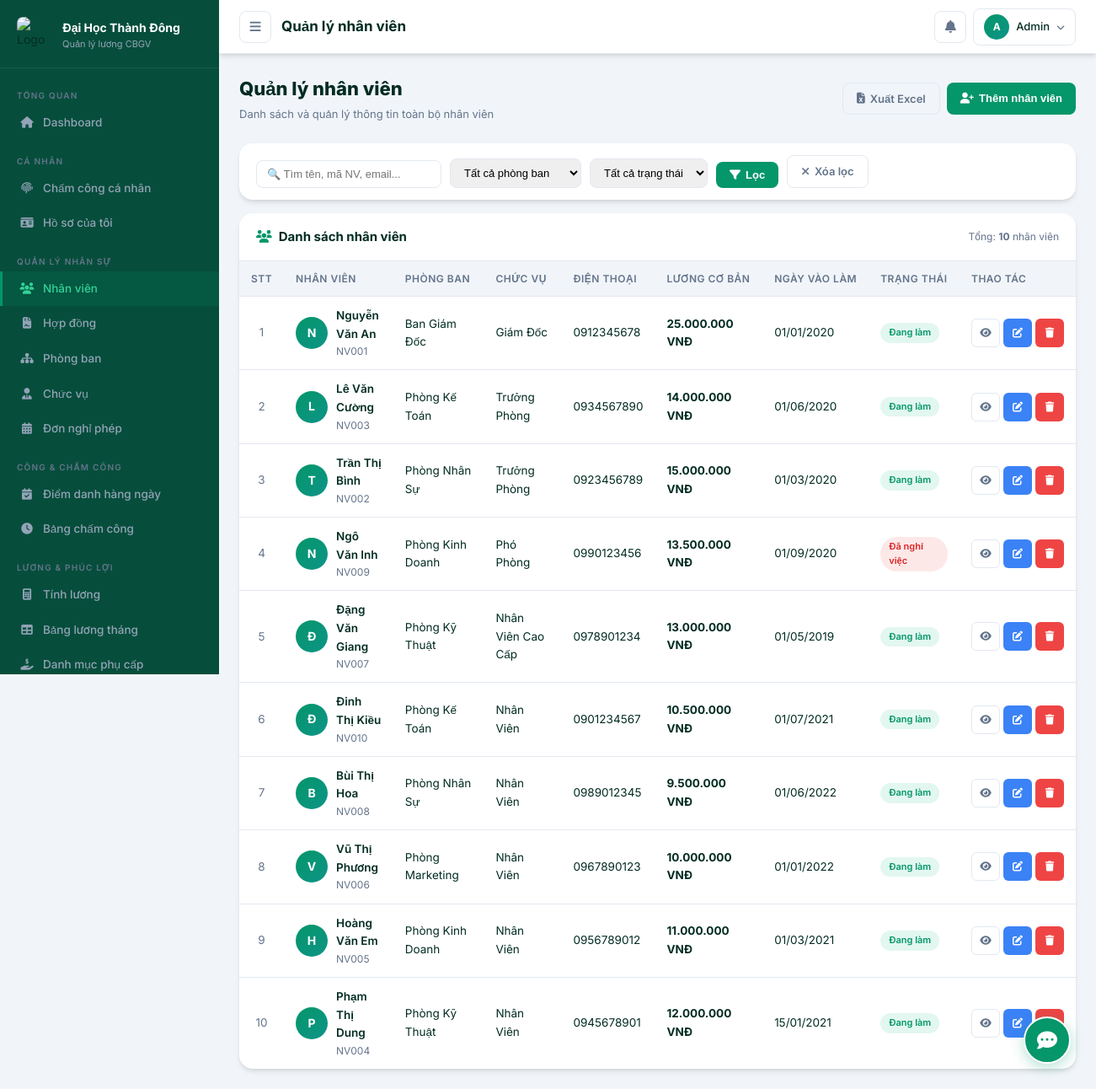
Screenshot of /admin/pages/employees.php (signed in) with the database file from the repository.
### tables this page shows
CREATE TABLE IF NOT EXISTS nhan_vien (
    id INT AUTO_INCREMENT PRIMARY KEY,
    ma_nv VARCHAR(20) NOT NULL UNIQUE,
    ho_ten VARCHAR(100) NOT NULL,
    ngay_sinh DATE,
    gioi_tinh ENUM('Nam','Nữ','Khác') DEFAULT 'Nam',
    cccd VARCHAR(20),
    so_dien_thoai VARCHAR(15),
    email VARCHAR(100),
    dia_chi TEXT,
    id_phong_ban INT,
    id_chuc_vu INT,
    luong_co_ban DECIMAL(15,2) DEFAULT 0,
    ngay_vao_lam DATE,
    trang_thai ENUM('Đang làm','Nghỉ việc','Tạm nghỉ') DEFAULT 'Đang làm',
    hinh_anh VARCHAR(255) DEFAULT NULL,
    ngay_tao TIMESTAMP DEFAULT CURRENT_TIMESTAMP,
    FOREIGN KEY (id_phong_ban) REFERENCES phong_ban(id) ON DELETE SET NULL,
    FOREIGN KEY (id_chuc_vu) REFERENCES chuc_vu(id) ON DELETE SET NULL
);

CREATE TABLE IF NOT EXISTS phong_ban (
    id INT AUTO_INCREMENT PRIMARY KEY,
    ma_pb VARCHAR(20) NOT NULL UNIQUE,
    ten_pb VARCHAR(100) NOT NULL,
    mo_ta TEXT,
    truong_phong INT DEFAULT NULL,
    trang_thai TINYINT(1) DEFAULT 1,
    ngay_tao TIMESTAMP DEFAULT CURRENT_TIMESTAMP
);

CREATE TABLE IF NOT EXISTS chuc_vu (
    id INT AUTO_INCREMENT PRIMARY KEY,
    ma_cv VARCHAR(20) NOT NULL UNIQUE,
    ten_cv VARCHAR(100) NOT NULL,
    mo_ta TEXT,
    he_so_luong DECIMAL(5,2) DEFAULT 1.00,
    trang_thai TINYINT(1) DEFAULT 1,
    ngay_tao TIMESTAMP DEFAULT CURRENT_TIMESTAMP
);

### admin/pages/employees.php (the view, shortened to what this page needs)
<?php
require_once __DIR__ . '/../../includes/functions.php';
$db = getDB();
$search = sanitize($_GET['search'] ?? '');
$pb_filter = (int)($_GET['pb'] ?? 0);
$tt_filter = sanitize($_GET['tt'] ?? '');
$page_num = max(1, (int)($_GET['page'] ?? 1));
$per_page = 10;
$where = []; $params = [];
$whereStr = $where ? 'WHERE ' . implode(' AND ', $where) : '';
$countSql = "SELECT COUNT(*) FROM nhan_vien nv $whereStr";
$stmt = $db->prepare($countSql); $stmt->execute($params);
$total = $stmt->fetchColumn();
$pg = paginate($total, $per_page, $page_num);
$sql = "SELECT nv.*, pb.ten_pb, cv.ten_cv FROM nhan_vien nv LEFT JOIN phong_ban pb ON nv.id_phong_ban=pb.id LEFT JOIN chuc_vu cv ON nv.id_chuc_vu=cv.id $whereStr ORDER BY cv.id ASC, nv.id DESC LIMIT {$pg['per_page']} OFFSET {$pg['offset']}";
$stmt = $db->prepare($sql); $stmt->execute($params);
$list = $stmt->fetchAll();
?>
<!DOCTYPE html>
<html lang="vi">
<head>
<link rel="stylesheet" href="../../assets/css/style.css">
<link rel="stylesheet" href="https://cdnjs.cloudflare.com/ajax/libs/font-awesome/6.5.0/css/all.min.css">
</head>
<body>
<div class="layout">
  <?php include '../includes/sidebar.php'; ?>
  <div class="main-content">
    <?php include '../includes/header.php'; ?>
    <div class="page-content">
      <div class="page-header">
        <div>
          <h1>Quản lý nhân viên</h1>
          <p>Danh sách và quản lý thông tin toàn bộ nhân viên</p>
        </div>
        <div class="page-actions">
          <a href="employee-export.php?search=<?= urlencode($search) ?>&pb=<?= $pb_filter ?>&tt=<?= urlencode($tt_filter) ?>" class="btn btn-outline">
            <i class="fas fa-file-excel"></i> Xuất Excel
          </a>
          <button class="btn btn-primary" onclick="openModal('modalNV')">
            <i class="fas fa-user-plus"></i> Thêm nhân viên
          </button>
        </div>
      </div>
      <div class="card" style="margin-bottom:16px;">
        <div class="card-body" style="padding:14px 20px;">
          <form method="GET" style="display:flex;gap:10px;flex-wrap:wrap;align-items:flex-end;">
            <input type="text" name="search" class="filter-input search-input" placeholder="🔍 Tìm tên, mã NV, email..." value="<?= clean($search) ?>">
            <select name="pb" class="filter-input">
              <option value="">Tất cả phòng ban</option>
            </select>
            <select name="tt" class="filter-input">
              <option value="">Tất cả trạng thái</option>
            </select>
            <button type="submit" class="btn btn-primary"><i class="fas fa-filter"></i> Lọc</button>
            <a href="employees.php" class="btn btn-outline"><i class="fas fa-times"></i> Xóa lọc</a>
          </form>
        </div>
      </div>
      <div class="card">
        <div class="card-header">
          <span class="card-title"><i class="fas fa-users"></i> Danh sách nhân viên</span>
          <span style="font-size:12px;color:var(--gray);">Tổng: <b><?= $total ?></b> nhân viên</span>
        </div>
        <div class="table-responsive">
          <table class="table">
            <thead>
              <tr>
                <th width="50">STT</th>
                <th>Nhân viên</th>
                <th>Phòng ban</th>
                <th>Chức vụ</th>
                <th>Điện thoại</th>
                <th>Lương cơ bản</th>
                <th>Ngày vào làm</th>
                <th>Trạng thái</th>
                <th>Thao tác</th>
              </tr>
            </thead>
            <tbody>
              <?php if (empty($list)): ?>
              <tr><td colspan="9">
                <div class="empty-state"><i class="fas fa-users"></i><h3>Không tìm thấy nhân viên</h3></div>
              </td></tr>
              <?php else: $stt = $pg['offset'] + 1; foreach ($list as $nv): ?>
              <tr>
                <td style="text-align:center;color:var(--gray);"><?= $stt++ ?></td>
                <td>
                  <div class="nv-info">
                    <div class="avatar"><?= mb_substr($nv['ho_ten'], 0, 1) ?></div>
                    <div><h4><?= clean($nv['ho_ten']) ?></h4><p><?= clean($nv['ma_nv']) ?></p></div>
                  </div>
                </td>
                <td><?= clean($nv['ten_pb'] ?? '—') ?></td>
                <td><?= clean($nv['ten_cv'] ?? '—') ?></td>
                <td><?= clean($nv['so_dien_thoai'] ?? '—') ?></td>
                <td><b><?= formatMoney($nv['luong_co_ban']) ?></b></td>
                <td><?= formatDate($nv['ngay_vao_lam']) ?></td>
                <td><?= badgeTrangThaiNV($nv['trang_thai']) ?></td>
                <td>
                  <div style="display:flex;gap:4px;">
                    <a href="employee-detail.php?id=<?= $nv['id'] ?>" class="btn btn-sm btn-outline btn-icon" data-tooltip="Xem chi tiết"><i class="fas fa-eye"></i></a>
                    <button class="btn btn-sm btn-info btn-icon" data-tooltip="Sửa" onclick='openEditNV(<?= json_encode($nv, JSON_UNESCAPED_UNICODE) ?>)'><i class="fas fa-edit"></i></button>
                    <button class="btn btn-sm btn-danger btn-icon" data-tooltip="Xóa" onclick="confirmDelete(<?= $nv['id'] ?>, '<?= addslashes($nv['ho_ten']) ?>')"><i class="fas fa-trash"></i></button>
                  </div>
                </td>
              </tr>
              <?php endforeach; endif; ?>
            </tbody>
          </table>
        </div>
      </div>
    </div>
  </div>
</div>
</body>
</html>

### includes/functions.php (shortened to what this page needs)
<?php
function sanitize($data) {
    return htmlspecialchars(strip_tags(trim($data)), ENT_QUOTES, 'UTF-8');
}
function clean($data) {
    return htmlspecialchars($data ?? '', ENT_QUOTES, 'UTF-8');
}
function formatDate($date) {
    return date('d/m/Y', strtotime($date));
}
function formatMoney($amount) {
    return number_format((float)($amount ?? 0), 0, ',', '.') . ' VNĐ';
}
function badgeTrangThaiNV($status) {
    if ($status === 'Đang làm') {
        return '<span class="badge badge-success">Đang làm</span>';
    }
    return '<span class="badge badge-danger">Đã nghỉ việc</span>';
}
function paginate($total, $per_page, $page_num) {
    $total_pages = ceil($total / $per_page);
    $page_num = max(1, min($page_num, max(1, $total_pages)));
    $offset = ($page_num - 1) * $per_page;
    return [
        'per_page' => $per_page,
        'offset' => $offset,
        'total_pages' => $total_pages,
        'page' => $page_num
    ];
}

### assets/css/style.css (style rules this page uses)
:root { --primary: #059669; --primary-dark: #047857; --primary-light: #34d399; --secondary: #0d9488; --success: #10b981; --warning: #f59e0b; --danger: #ef4444; --info: #3b82f6; --dark: #022c22; --dark2: #064e3b; --dark3: #065f46; --gray: #64748b; --gray-light: #94a3b8; --border: #e2e8f0; --bg: #f1f5f9; --white: #ffffff; --sidebar-w: 260px; --header-h: 64px; --radius: 16px; --radius-sm: 10px; --shadow: 0 4px 6px -1px rgba(0, 0, 0, 0.1), 0 2px 4px -1px rgba(0, 0, 0, 0.06); --shadow-md: 0 10px 15px -3px rgba(0, 0, 0, 0.1), 0 4px 6px -2px rgba(0, 0, 0, 0.05); --shadow-lg: 0 20px 25px -5px rgba(0, 0, 0, 0.1), 0 10px 10px -5px rgba(0, 0, 0, 0.04); --transition: all .3s cubic-bezier(0.4, 0, 0.2, 1); }
*, *::before, *::after { box-sizing: border-box; margin: 0; padding: 0; }
html { scroll-behavior: smooth; }
body { font-family: 'Inter', sans-serif; background: var(--bg); color: var(--dark); font-size: 14px; line-height: 1.6; min-height: 100vh; }
a { text-decoration: none; color: inherit; }
.layout { display: flex; min-height: 100vh; }
.main-content { margin-left: var(--sidebar-w); flex: 1; display: flex; flex-direction: column; min-height: 100vh; transition: var(--transition); }
.page-content { padding: 24px; flex: 1; }
.page-header { display: flex; align-items: center; justify-content: space-between; margin-bottom: 24px; }
.page-header h1 { font-size: 22px; font-weight: 800; color: var(--dark); }
.page-header p { font-size: 13px; color: var(--gray); margin-top: 2px; }
.page-actions { display: flex; gap: 8px; }
.card { background: var(--white); border-radius: var(--radius); box-shadow: var(--shadow); overflow: hidden; }
.card-header { padding: 16px 20px; border-bottom: 1px solid var(--border); display: flex; align-items: center; justify-content: space-between; }
.card-title { font-size: 15px; font-weight: 700; color: var(--dark); display: flex; align-items: center; gap: 8px; }
.card-title i { color: var(--primary); }
.card-body { padding: 20px; }
.table-responsive { overflow-x: auto; }
.table { width: 100%; border-collapse: collapse; font-size: 13.5px; }
.table th { background: var(--bg); padding: 11px 14px; font-weight: 600; text-align: left; color: var(--gray); font-size: 12px; text-transform: uppercase; letter-spacing: .5px; border-bottom: 1px solid var(--border); white-space: nowrap; }
.table td { padding: 12px 14px; border-bottom: 1px solid var(--border); color: var(--dark); vertical-align: middle; }
.table tr:last-child td { border-bottom: none; }
.badge { display: inline-flex; align-items: center; gap: 4px; padding: 3px 10px; border-radius: 20px; font-size: 11px; font-weight: 600; }
.badge-success { background: rgba(16,185,129,.12); color: #059669; }
.badge-danger { background: rgba(239,68,68,.12); color: #dc2626; }
.btn { display: inline-flex; align-items: center; gap: 6px; padding: 8px 16px; border-radius: 8px; font-size: 13px; font-weight: 600; cursor: pointer; border: none; transition: var(--transition); outline: none; white-space: nowrap; }
.btn-primary { background: var(--primary); color: #fff; }
.btn-danger { background: var(--danger); color: #fff; }
.btn-info { background: var(--info); color: #fff; }
.btn-outline { background: transparent; color: var(--gray); border: 1px solid var(--border); }
.btn-sm { padding: 5px 10px; font-size: 12px; border-radius: 6px; }
.btn-icon { padding: 7px; width: 34px; height: 34px; justify-content: center; }
.filter-input { padding: 8px 12px; border: 1.5px solid var(--border); border-radius: 8px; font-size: 13px; outline: none; transition: var(--transition); }
.filter-input.search-input { min-width: 220px; }
.avatar { width: 38px; height: 38px; border-radius: 50%; background: linear-gradient(135deg, var(--primary), var(--secondary)); display: flex; align-items: center; justify-content: center; color: #fff; font-weight: 700; font-size: 14px; flex-shrink: 0; }
.nv-info { display: flex; align-items: center; gap: 10px; }
.nv-info h4 { font-size: 13.5px; font-weight: 600; }
.nv-info p { font-size: 12px; color: var(--gray); }
[data-tooltip] { position: relative; }
[data-tooltip]::after { content: attr(data-tooltip); position: absolute; bottom: calc(100% + 6px); left: 50%; transform: translateX(-50%); background: var(--dark); color: #fff; font-size: 11px; padding: 4px 8px; border-radius: 5px; white-space: nowrap; pointer-events: none; opacity: 0; transition: var(--transition); z-index: 999; }

### rows the page displays
nhan_vien: ho_ten "N", ho_ten "Nguyễn Văn An", ma_nv "NV001", id_phong_ban.ten_pb "Ban Giám Đốc", id_chuc_vu.ten_cv "Giám Đốc", so_dien_thoai "0912345678", luong_co_ban "25.000.000 VNĐ", ngay_vao_lam "01/01/2020", trang_thai "Đang làm"
nhan_vien: ho_ten "L", ho_ten "Lê Văn Cường", ma_nv "NV003", id_phong_ban.ten_pb "Phòng Kế Toán", id_chuc_vu.ten_cv "Trưởng Phòng", so_dien_thoai "0934567890", luong_co_ban "14.000.000 VNĐ", ngay_vao_lam "01/06/2020", trang_thai "Đang làm"
nhan_vien: ho_ten "T", ho_ten "Trần Thị Bình", ma_nv "NV002", id_phong_ban.ten_pb "Phòng Nhân Sự", id_chuc_vu.ten_cv "Trưởng Phòng", so_dien_thoai "0923456789", luong_co_ban "15.000.000 VNĐ", ngay_vao_lam "01/03/2020", trang_thai "Đang làm"
nhan_vien: ho_ten "N", ho_ten "Ngô Văn Inh", ma_nv "NV009", id_phong_ban.ten_pb "Phòng Kinh Doanh", id_chuc_vu.ten_cv "Phó Phòng", so_dien_thoai "0990123456", luong_co_ban "13.500.000 VNĐ", ngay_vao_lam "01/09/2020"
nhan_vien: ho_ten "Đ", ho_ten "Đặng Văn Giang", ma_nv "NV007", id_phong_ban.ten_pb "Phòng Kỹ Thuật", id_chuc_vu.ten_cv "Nhân Viên Cao Cấp", so_dien_thoai "0978901234", luong_co_ban "13.000.000 VNĐ", ngay_vao_lam "01/05/2019", trang_thai "Đang làm"
nhan_vien: ho_ten "Đ", ho_ten "Đinh Thị Kiều", ma_nv "NV010", id_phong_ban.ten_pb "Phòng Kế Toán", id_chuc_vu.ten_cv "Nhân Viên", so_dien_thoai "0901234567", luong_co_ban "10.500.000 VNĐ", ngay_vao_lam "01/07/2021", trang_thai "Đang làm"
nhan_vien: ho_ten "B", ho_ten "Bùi Thị Hoa", ma_nv "NV008", id_phong_ban.ten_pb "Phòng Nhân Sự", id_chuc_vu.ten_cv "Nhân Viên", so_dien_thoai "0989012345", luong_co_ban "9.500.000 VNĐ", ngay_vao_lam "01/06/2022", trang_thai "Đang làm"
nhan_vien: ho_ten "V", ho_ten "Vũ Thị Phương", ma_nv "NV006", id_phong_ban.ten_pb "Phòng Marketing", id_chuc_vu.ten_cv "Nhân Viên", so_dien_thoai "0967890123", luong_co_ban "10.000.000 VNĐ", ngay_vao_lam "01/01/2022", trang_thai "Đang làm"
nhan_vien: ho_ten "H", ho_ten "Hoàng Văn Em", ma_nv "NV005", id_phong_ban.ten_pb "Phòng Kinh Doanh", id_chuc_vu.ten_cv "Nhân Viên", so_dien_thoai "0956789012", luong_co_ban "11.000.000 VNĐ", ngay_vao_lam "01/03/2021", trang_thai "Đang làm"
nhan_vien: ho_ten "P", ho_ten "Phạm Thị Dung", ma_nv "NV004", id_phong_ban.ten_pb "Phòng Kỹ Thuật", id_chuc_vu.ten_cv "Nhân Viên", so_dien_thoai "0945678901", luong_co_ban "12.000.000 VNĐ", ngay_vao_lam "15/01/2021", trang_thai "Đang làm"

### other values shown
$pageTitle "Quản lý nhân viên"
mb_substr($_SESSION['ho_ten'] ?? 'A', 0, 1) "A"
$_SESSION['ho_ten'] "Admin"
$total "10"
